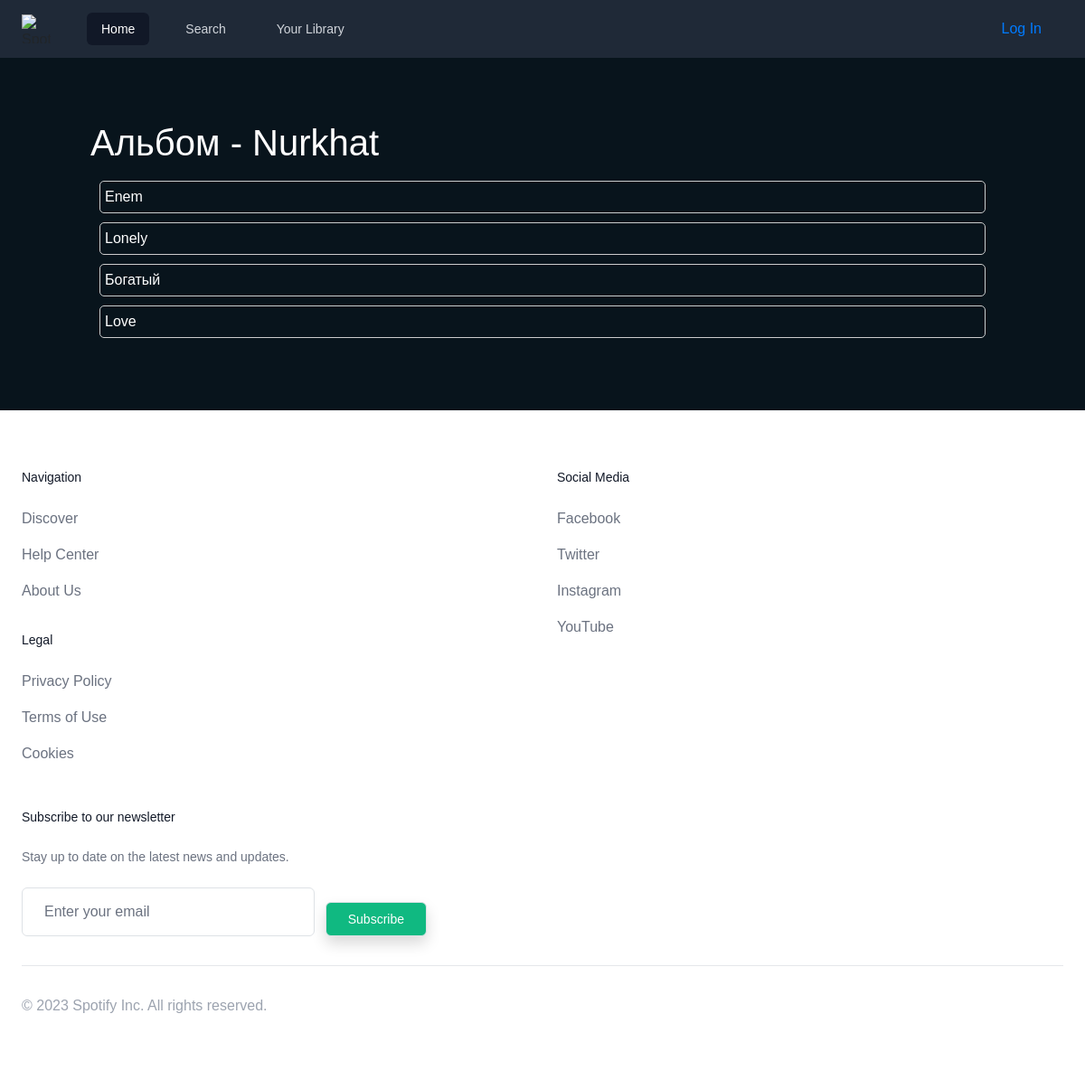
The app's page /albums/25/, older data.
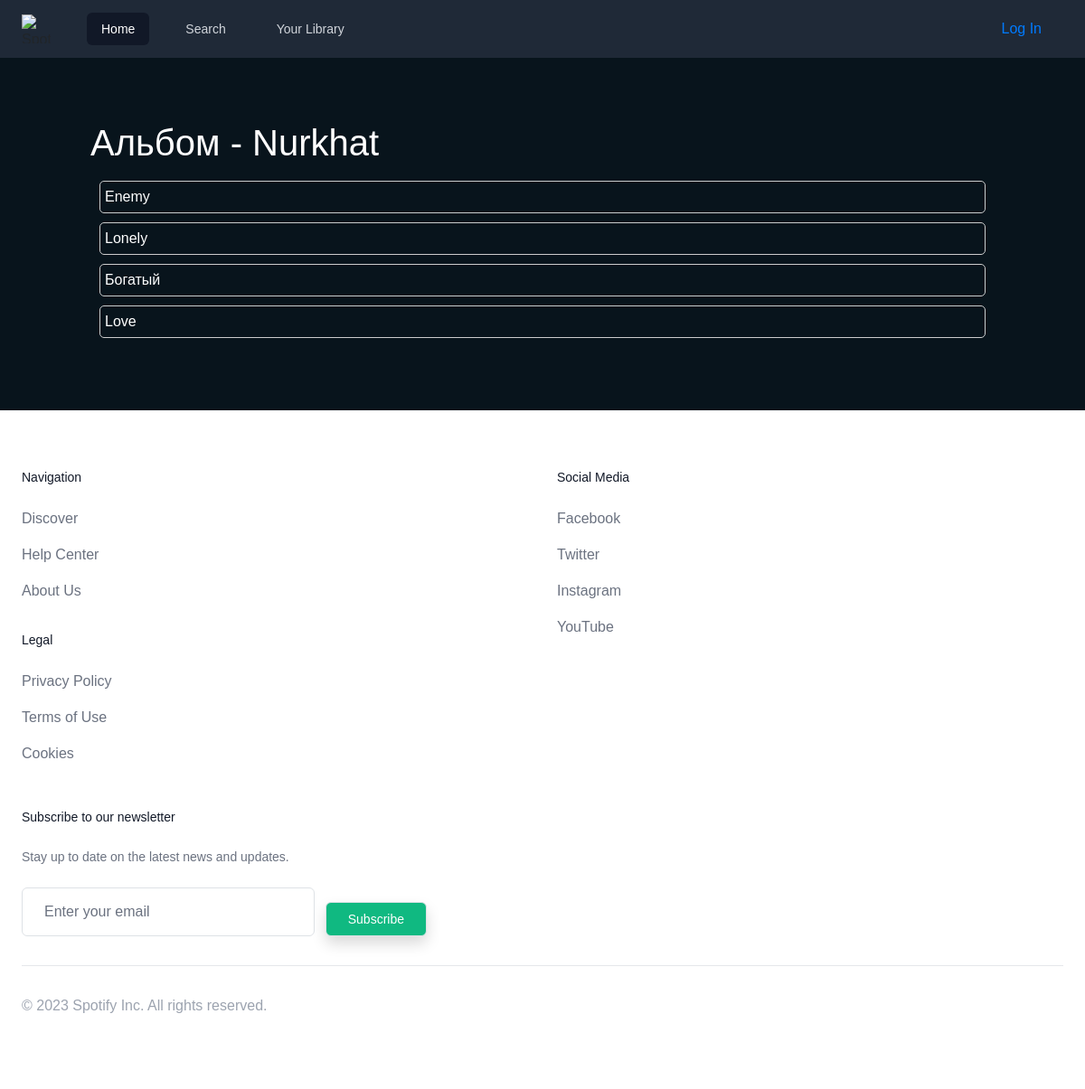
The same page, newer data.
### review/models.py (models this page shows, shortened)
class Song(models.Model):
    name = models.CharField(max_length=255)
    artist = models.ForeignKey(Artist, on_delete=models.CASCADE)
    album = models.ForeignKey(Album, on_delete=models.CASCADE)
    length = models.IntegerField()
    created_at = models.DateTimeField(auto_now_add=True)
    updated_at = models.DateTimeField(auto_now=True)
    cover = models.ImageField(null=True, blank=True, upload_to="song_covers/")

### review/views.py (the view)
# urls.py: path('albums/<int:pk>/', views.album_detail),
def album_detail(request, pk):
    album = Album.objects.get(pk=pk)
    songs = Song.objects.filter(album__name=album.name)
    return render(request, "album_songs.html", {'songs': songs, 'album': album})

### review/templates/album_songs.html
{% extends "base.html" %}
{% block content %}
    <div class="container">
        <h1>Альбом - {{ album.name }}</h1>
        <ul class="songs">
            {% for song in songs %}
                <a href="/song/{{ song.id }}/">
                    <li class="song">
                        {{ song.name }}
                    </li>
                </a>
            {% endfor %}
        </ul>
    </div>
{% endblock %}

Row changes from the older to the newer data that the page shows:
changed Song: name "Enem" → "Enemу"
